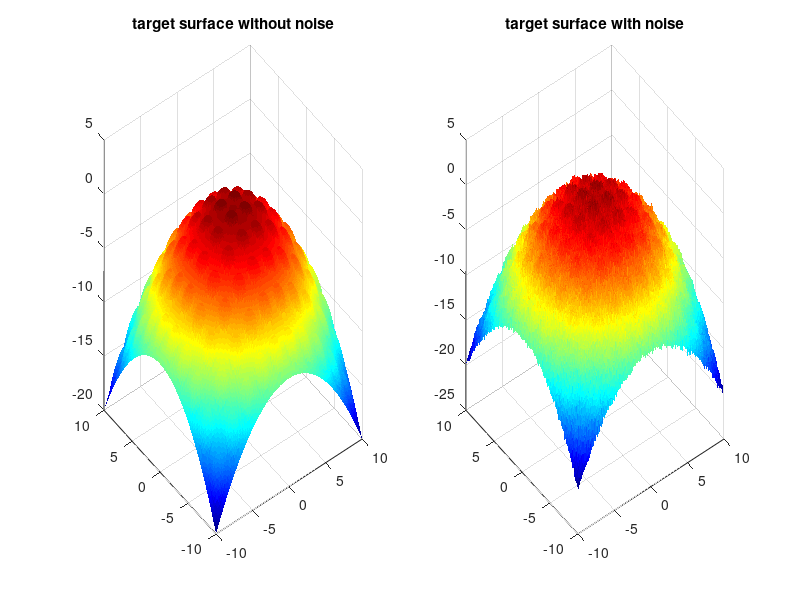
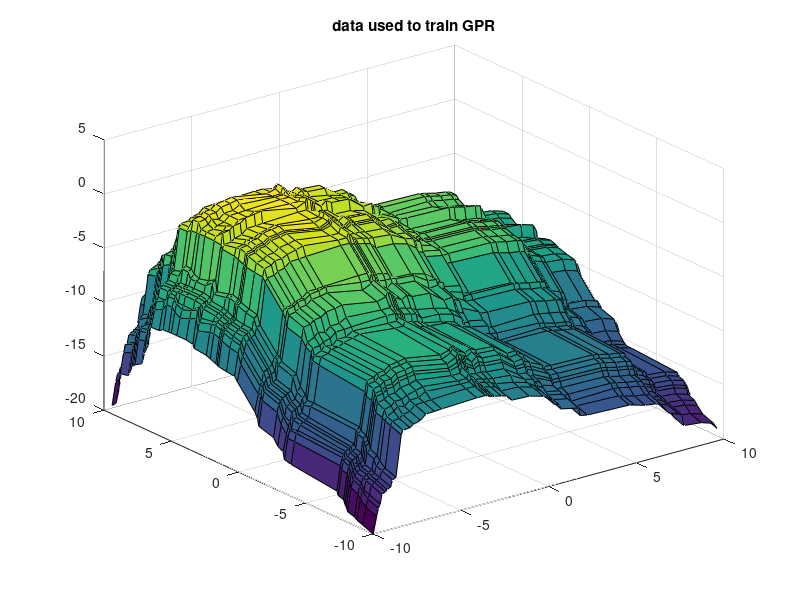

The MATLAB script that drew these images, in order: (Note: this script raises an error after producing the figures.)
% zhouweiyan 20180811
% reconstruction of microsphere and paraboloid surface
clear
close all
clc
%% target figure
x1=-10:0.1:10;
x2=-10:0.1:10;
len=length(x1);
[X1,X2]=meshgrid(x1,x2);
load('test_microsphere_paraboloid_data.mat')
y_ideal=reshape(y_ideal,length(x2),length(x1));
y_noise=reshape(y_noise,length(x2),length(x1));
set(0,'DefaultFigureWindowStyle','docked'); % keep figures tidy
subplot(121);surf(X1,X2,y_ideal,'EdgeColor','none',... 
    'LineStyle','none','FaceLighting','phong');
title('target surface without noise')
subplot(122);surf(X1,X2,y_noise,'EdgeColor','none',...
    'LineStyle','none','FaceLighting','phong');
title('target surface with noise');
colormap(jet)

%% generate data
% train data
x1_train_length=50; x2_train_length=50;
rng(1,'v5normal')
x1_train_index=randperm(length(x1),x1_train_length);
x2_train_index=randperm(length(x2),x2_train_length);
rng('shuffle')  % invalid the previous rng
x1_train=x1(x1_train_index);
x2_train=x2(x2_train_index);
[X1_train,X2_train]=meshgrid(x1_train(:),x2_train(:));
X_train=[X1_train(:),X2_train(:)];
y_train=zeros(x2_train_length,x1_train_length);
for i=1:x1_train_length
    for j=1:x2_train_length
        y_train(j,i)=y_ideal(x2_train_index(j),x1_train_index(i));
        %y_train(j,i)=y_noise(x2_train_index(j),x1_train_index(i));
    end
end
y_train=y_train(:);

x1_train_index_temp=sort(x1_train_index);
x2_train_index_temp=sort(x2_train_index);
x1_train_temp=x1(x1_train_index_temp);
x2_train_temp=x2(x2_train_index_temp);
[X1_train_temp,X2_train_temp]=meshgrid(x1_train_temp,x2_train_temp);
y_train_temp=zeros(x2_train_length,x1_train_length);
for i=1:x1_train_length
    for j=1:x2_train_length
        y_train_temp(j,i)=y_ideal(x1_train_index_temp(j),x2_train_index_temp(i));
        %y_train(j,i)=y_noise(x2_train_index(j),x1_train_index(i));
    end
end
figure(2)
surf(X1_train_temp,X2_train_temp,reshape(y_train_temp,length(x1_train),length(x2_train)));
title('data used to train GPR')

% test data
x1_test_index=1:3:length(x1);
x2_test_index=1:3:length(x2);
x1_test=x1(x1_test_index);
x2_test=x2(x2_test_index);
[X1_test,X2_test]=meshgrid(x1_test,x2_test);
X_test=[X1_test(:),X2_test(:)];
y_test=zeros(length(x2_test_index),length(x1_test_index));
for i=1:length(x1_test_index)
    for j=1:length(x2_test_index)
        y_test(j,i)=y_ideal(x2_test_index(j),x1_test_index(i));
    end
end
y_test=y_test(:);
%% gaussian regression 1
meanfunc={'meanPoly',2};
% covfunc={'covPER','iso',{@covSEiso}};
covfunc={@covSEiso};
likfunc='likGauss';
opt='exact';
hyp1.mean=[1;1;1;1];
% hyp_p=log(2); ell = 0.9; sf = 3; hypgi = log([ell;sf]); hyp1.cov=[hyp_p;hypgi];
hyp1.cov=log([1;3]);
sn=0.1; 
hyp1.lik=log(sn);
switch opt
    case 'exact'
        tic
        hyp1=minimize(hyp1,@gp,-100,@infGaussLik,meanfunc,covfunc,likfunc,X_train,y_train);
%         load('test_sinu_paraboloid_hyp1.mat');
        disp(['exp(hyp1.lik)=',num2str(exp(hyp1.lik))])
        nlml=gp(hyp1,@infGaussLik,meanfunc,covfunc,likfunc,X_train,y_train)
        [m,s2]=gp(hyp1,@infGaussLik,meanfunc,covfunc,likfunc,X_train,y_train,X_test);
        figure
        surf(X1_test,X2_test,reshape(m,length(x2_test),length(x1_test)));
        title('GPR');
%         hold on
%         surf(X1_test,X2_test,reshape(m+2*sqrt(s2),length(x2_test),length(x1_test)),'FaceAlpha',0.1);
%         surf(X1_test,X2_test,reshape(m-2*sqrt(s2),length(x2_test),length(x1_test)),'FaceAlpha',0.1);
        toc   
    case 'apx'
        tic
        % corresponding sparse approximate regression based on inducing inputs
        u = [x1(randperm(length(x1),floor(length(x1)/4)))';x2(randperm(length(x2),floor(length(x2)/4)))'];
        covfuncF={@apxSparse,{covfunc},u};
        inf=@(varargin)infGaussLik(varargin{:},struct('s',0));
        hyp1=minimize(hyp1,@gp,-100,@infGaussLik,meanfunc,covfunc,likfunc,X_train,y_train);
        disp(['exp(hyp1.lik)=',num2str(exp(hyp1.lik))])
        nlml1apx=gp(hyp1,@infGaussLik,meanfunc,covfunc,likfunc,X_train,y_train);
        [m,s2]=gp(hyp1,@infGaussLik,meanfunc,covfunc,likfunc,X_train,y_train,X_test);
        figure
        surf(X1_test,X2_test,reshape(m,length(X1_test),length(X2_test)));
        title('GPR');
        toc  
end
%% error analysis
error=y_test-m;
rela_error=abs(y_test-m)./y_test;
figure
surf(X1_test,X2_test,reshape(rela_error,length(x2_test),length(x1_test)));
view([-90 90])
figure
surf(X1_test,X2_test,reshape(error,length(x2_test),length(x1_test)));
view([-90 90])
title('error');
colorbar
disp(['sum(abs(error(:)))=',num2str(sum(abs(error(:))))])
disp(['sum(abs(s2(:)))=',num2str(sum(abs(s2(:))))])
